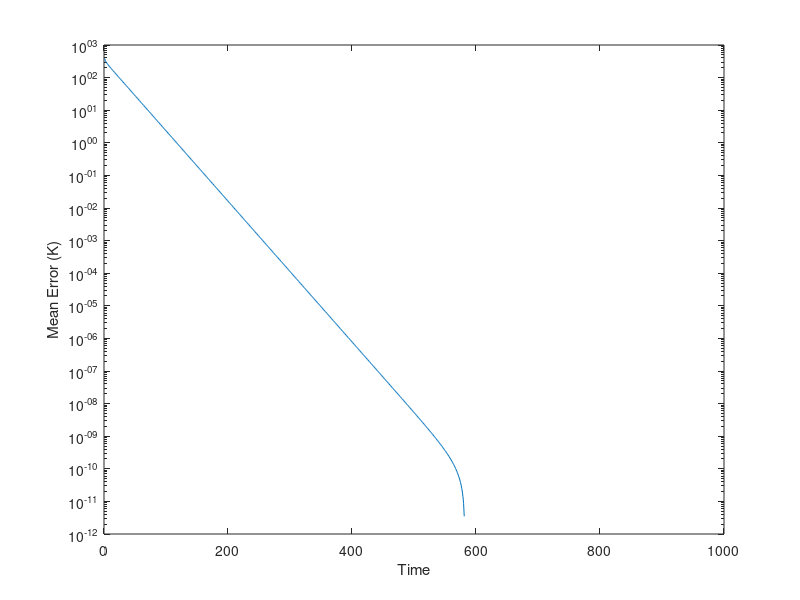
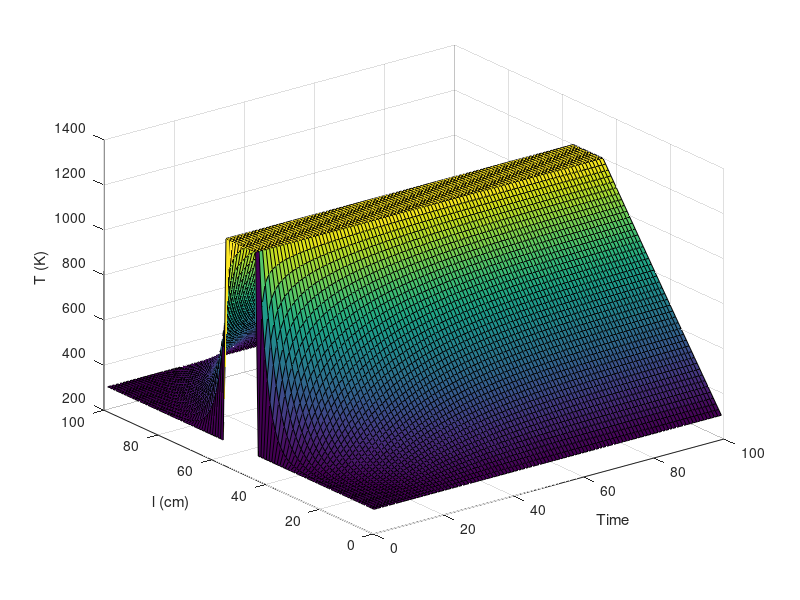

MATLAB code to generate these figures, in order:
clear
clc
L=100;
l=10;

T=1000;

s=10;
a=-s;
b=1+2*s;
c=-s;

A=sparse(L/2-l/2,L/2-l/2);
A(1,1)=1;
A(L/2-l/2,L/2-l/2)=1;

for i=2:L/2-l/2-1
    A(i,i+1)=a;
    A(i,i)=b;
    A(i,i-1)=c;
end

V=[linspace(300,1200,45) linspace(1200,1200,10) linspace(1200,300,45)]';

U=ones(L,1)*300;
U(L/2-l/2:L/2+l/2+1)=1200;
U(1:L/2-l/2-1)=300;
U(L/2+l/2+2:L)=300;
err=zeros(T,1);
M=zeros(L,L);
for i=1:T
    if i<=100
        M(:,i)=U;
    end
    err(i)=mean(V-U);
    U(1:L/2-l/2)=A\U(1:L/2-l/2);
    U(L/2+l/2+1:L)=A\U(L/2+l/2+1:L);
    %{
    plot(1:L,U,1:L,V)
    xlabel('l (cm)')
    ylabel('T (K)')
    legend('Numerical Plot','Actual Plot')
    getframe;
    %}
end
drawnow;

figure()
semilogy(err)
xlabel('Time')
ylabel('Mean Error (K)')

figure()
surf(M)
xlabel('Time')
ylabel('l (cm)')
zlabel('T (K)')
